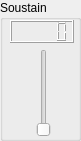
            <widget class="QGroupBox" name="Slider7Box">
             <property name="minimumSize">
              <size>
               <width>81</width>
               <height>141</height>
              </size>
             </property>
             <property name="maximumSize">
              <size>
               <width>81</width>
               <height>141</height>
              </size>
             </property>
             <property name="title">
              <string>Soustain</string>
             </property>
             <widget class="QWidget" name="layoutWidget_35">
              <property name="geometry">
               <rect>
                <x>10</x>
                <y>20</y>
                <width>66</width>
                <height>117</height>
               </rect>
              </property>
              <layout class="QVBoxLayout" name="verticalLayout_188">
               <item>
                <widget class="QLCDNumber" name="dcaSustainLevelLCD">
                 <property name="maximumSize">
                  <size>
                   <width>64</width>
                   <height>23</height>
                  </size>
                 </property>
                </widget>
               </item>
               <item>
                <layout class="QHBoxLayout" name="horizontalLayout_76">
                 <item>
                  <spacer name="horizontalSpacer_111">
                   <property name="orientation">
                    <enum>Qt::Horizontal</enum>
                   </property>
                   <property name="sizeHint" stdset="0">
                    <size>
                     <width>18</width>
                     <height>20</height>
                    </size>
                   </property>
                  </spacer>
                 </item>
                 <item>
                  <widget class="QSlider" name="dcaSustainLevel_Slider">
                   <property name="orientation">
                    <enum>Qt::Vertical</enum>
                   </property>
                  </widget>
                 </item>
                 <item>
                  <spacer name="horizontalSpacer_112">
                   <property name="orientation">
                    <enum>Qt::Horizontal</enum>
                   </property>
                   <property name="sizeHint" stdset="0">
                    <size>
                     <width>18</width>
                     <height>20</height>
                    </size>
                   </property>
                  </spacer>
                 </item>
                </layout>
               </item>
              </layout>
             </widget>
            </widget>
